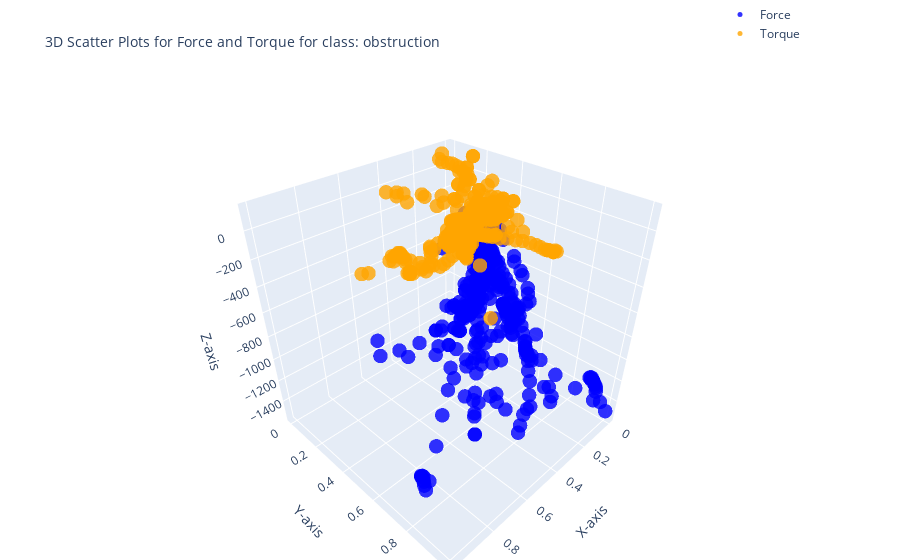

Notebook cell for this chart:
### Code cell
import plotly.graph_objects as go
class_name = unique_classes[2]
df_fr_collision=class_dfs[class_name]
# 3D scatter plot for Force (Fx, Fy, Fz)
force_plot = go.Scatter3d(
    x=df_fr_collision['Fx'],
    y=df_fr_collision['Fy'],
    z=df_fr_collision['Fz'],
    mode='markers',
    marker=dict(size=5, color='blue', opacity=0.8),
    name='Force'
)

# 3D scatter plot for Torque (Tx, Ty, Tz)
torque_plot = go.Scatter3d(
    x=df_fr_collision['Tx'],
    y=df_fr_collision['Ty'],
    z=df_fr_collision['Tz'],
    mode='markers',
    marker=dict(size=5, color='orange', opacity=0.8),
    name='Torque'
)

# Create subplots
fig = go.Figure()

# Add Force plot
fig.add_trace(force_plot)
fig.add_trace(torque_plot)

# Layout settings
fig.update_layout(
    title='3D Scatter Plots for Force and Torque for class: ' + class_name,
    title_font=dict(size=14),  # Change the title font size
    scene=dict(
        xaxis_title='X-axis',
        yaxis_title='Y-axis',
        zaxis_title='Z-axis'
    ),
    legend=dict(x=0.8, y=1.2),
    margin=dict(l=0, r=0, b=0, t=40)
)

fig.show()

### Figure 1 — Plotly figure (JSON) as saved in the notebook; plotly's stock layout.template omitted (floating-point values rounded to 4 significant figures; data arrays with more than 128 entries replaced by an {"elided": "..."} marker saying what was removed)
{"data": [{"marker": {"color": "blue", "opacity": 0.8, "size": 5}, "mode": "markers", "name": "Force", "type": "scatter3d", "x": {"elided": "510 float values"}, "y": {"elided": "510 float values"}, "z": {"elided": "510 int values"}}, {"marker": {"color": "orange", "opacity": 0.8, "size": 5}, "mode": "markers", "name": "Torque", "type": "scatter3d", "x": {"elided": "510 float values"}, "y": {"elided": "510 float values"}, "z": {"elided": "510 int values"}}], "layout": {"legend": {"x": 0.8, "y": 1.2}, "margin": {"b": 0, "l": 0, "r": 0, "t": 40}, "scene": {"xaxis": {"title": {"text": "X-axis"}}, "yaxis": {"title": {"text": "Y-axis"}}, "zaxis": {"title": {"text": "Z-axis"}}}, "title": {"font": {"size": 14}, "text": "3D Scatter Plots for Force and Torque for class: obstruction"}}}
